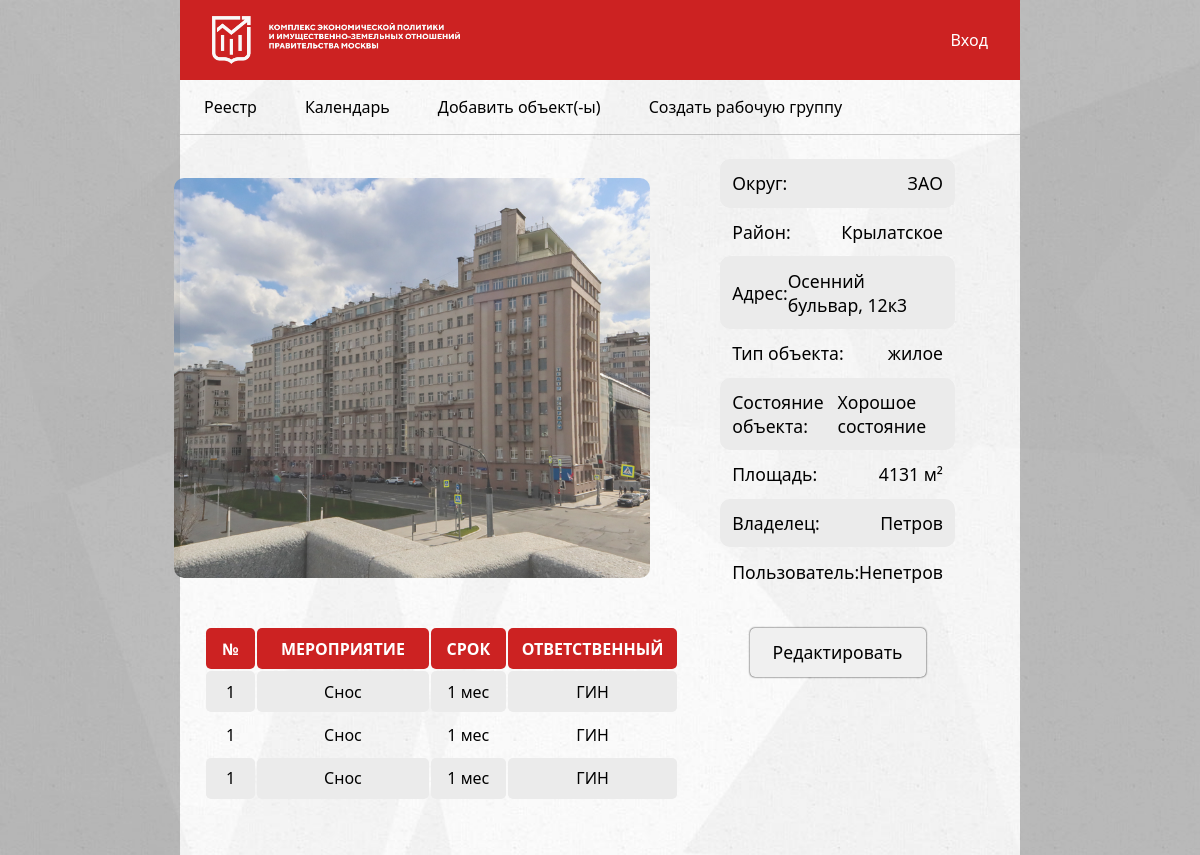
Page /building/9/ on the committed database.
### main/models.py (models this page shows)
class Building(models.Model):
    objId = models.BigAutoField(auto_created=True, primary_key=True, serialize=False)
    objState = models.CharField(max_length=6)
    objDistrict = models.CharField(max_length=30)
    objAddress = models.CharField(max_length=120)
    objType = models.CharField(max_length=20)
    objStatus = models.CharField(max_length=20)
    objArea = models.IntegerField()
    objOwner = models.CharField(max_length=50)
    objUser = models.CharField(max_length=50)
    objImage = models.ImageField(default='default/default.png', upload_to='images/')

### main/views.py (the view)
# urls.py: path('building/<int:pk>/', views.BuildingDetailView.as_view(), name='building_detail'),
class BuildingDetailView(DetailView):
    model = Building
    template_name = 'main/building_detail.html'

### main/templates/main/building_detail.html (shortened to what this page needs)
{% extends 'main/layers/nav_panel.html' %}
{% load static %}
{% block content %}
<div class="view-container">
    <div class="flex-container mb-30">
        <img src="{{ building.objImage.url }}"/>
        <div class="attrs-container">
            <div class="card-row gray">
                <div>Округ:</div>
                <div class="content-end">{{ building.objState }}</div>
            </div>
            <div class="card-row">
                <div>Район:</div>
                <div class="content-end">{{ building.objDistrict }}</div>
            </div>
            <div class="card-row gray">
                <div>Адрес:</div>
                <div class="content-end">{{ building.objAddress }}</div>
            </div>
            <div class="card-row">
                <div>Тип объекта:</div>
                <div class="content-end">{{ building.objType }}</div>
            </div>
            <div class="card-row gray">
                <div>Состояние объекта:</div>
                <div class="content-end">{{ building.objStatus }}</div>
            </div>
            <div class="card-row">
                <div>Площадь:</div>
                <div class="content-end">{{ building.objArea }} м²</div>
            </div>
            <div class="card-row gray">
                <div>Владелец:</div>
                <div class="content-end">{{ building.objOwner }}</div>
            </div>
            <div class="card-row">
                <div>Пользователь:</div>
                <div class="content-end">{{ building.objUser }}</div>
            </div>
        </div>
    </div>
    <div class="flex-container-top mb-30">
    	<table>
    		<tr>
    			<th valign="center" align="center" width="30">№</th>
    			<th valign="center" align="center">МЕРОПРИЯТИЕ</th>
    			<th valign="center" align="center">СРОК</th>
    			<th valign="center" align="center" width="150">ОТВЕТСТВЕННЫЙ</th>
    		</tr>
    		<tr class="gray">
    			<td valign="center" align="center">1</td>
    			<td valign="center" align="center">Снос</td>
    			<td valign="center" align="center">1 мес</td>
    			<td valign="center" align="center">ГИН</td>
			</tr>
			<tr>
    			<td valign="center" align="center">1</td>
    			<td valign="center" align="center">Снос</td>
    			<td valign="center" align="center">1 мес</td>
    			<td valign="center" align="center">ГИН</td>
			</tr>
			<tr class="gray">
    			<td valign="center" align="center">1</td>
    			<td valign="center" align="center">Снос</td>
    			<td valign="center" align="center">1 мес</td>
    			<td valign="center" align="center">ГИН</td>
			</tr>
    	</table>
    	<div class="attrs-container flex-container-top edit-btn">
    		<a href="/editBuilding/{{building.objId}}" class="reset-btn">Редактировать</a>
    	</div>
    </div>
</div>
{% endblock %}

### main/static/main/css/style.css (style rules this page uses)
* { margin: 0; padding: 0; }
body { width: 100%; height: 100%; background-image: url(../img/background.jpg); background-size: 100%; font-family: system-ui; }
a { color: black; text-decoration: none; transition: all.6s ease; -ms-transition: all.6s ease; -o-transition: all.6s ease; -moz-transition: all.6s ease; -webkit-transition: all.6s ease; }
.flex-container { display: flex; justify-content: center; align-items: center; }
nav img { width: auto; height: 3em; object-fit: cover; }
.reset-btn { width: 100%; height: auto; padding: 0.7em 0; border-radius: 5px; text-align: center; box-shadow: 0 0 2px black; color: black; background-color: #f0f0f0; }
.card-row { display: flex; align-items: center; padding: 0.7em; border-radius: 10px; }
.content-end { flex: auto; display: flex; justify-content: end; align-items: center; }
.gray { background-color: #ebebeb; }
.view-container { width: 100%; height: auto; display: flex; flex-direction: column; padding: 1.5em; }
.flex-container-top { display: flex; justify-content: center; align-items: top; }
.view-container img { width: 60%; height: 25em; border-radius: 10px; opacity: 0.8; object-fit: cover; }
.view-container table { width: 60%; height: auto; }
.view-container table th { align: center; padding: 0.6em; margin: 2px; border-radius: 5px; color: white; background-color: #cc2222; }
.view-container table td { padding: 0.6em; margin: 2px; border-radius: 5px; }
.attrs-container { flex: auto; width: auto; height: auto; font-size: 1.1em; padding: 0 4em; }
.edit-btn { height: 3em; align-items: center; }
.mb-30 { margin-bottom: 30px; }

### rows in the picture
Building: objImage (picture), objState "ЗАО", objDistrict "Крылатское", objAddress "Осенний бульвар, 12к3", objType "жилое", objStatus "Хорошое состояние", objArea "4131", objOwner "Петров", objUser "Непетров"
